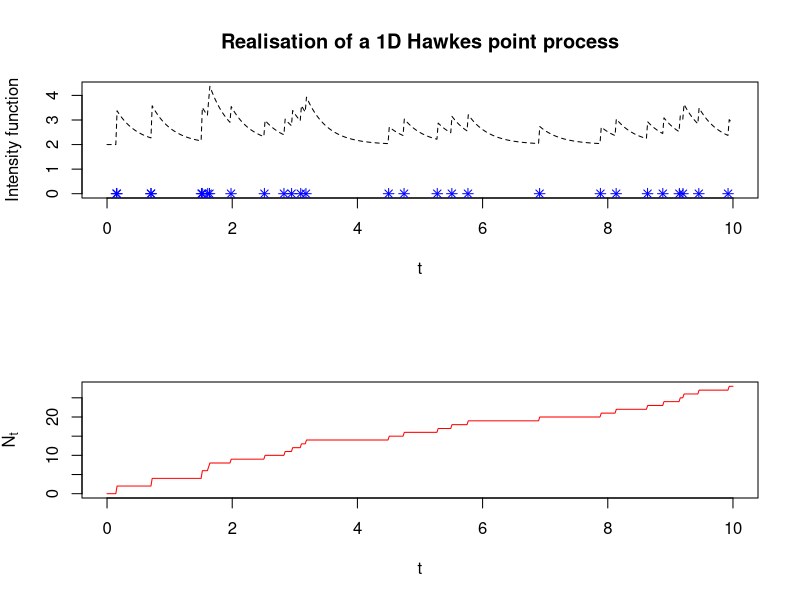
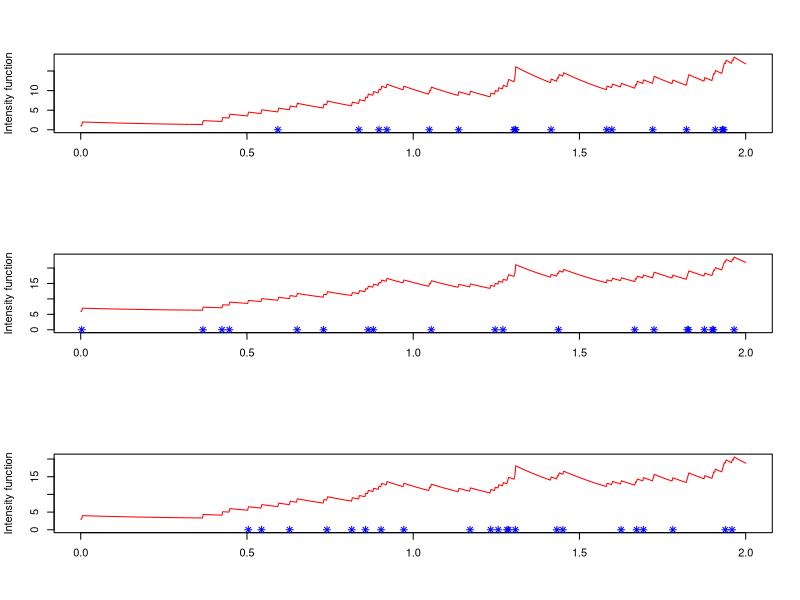

Source code (R) for these figures, in order:
###### 1D Hawkes process simulation 

T_tot = 10

exp_kernel_function = function(t, alpha = 1, beta = 1){ # Exponentially decreasing kernel
  return(alpha * exp(-beta*t) * (t>0))
}

base_rate = 2
alpha = 0.7
beta = 3

time_points = c()
s=0
while(s < T_tot){
  lambda = base_rate + sum(exp_kernel_function(s-time_points, alpha = alpha, beta = beta))
  u = runif(1)
  w = -log(u)/lambda # Exponentially distributed waiting time with rate lambda
  s = s+w
  test = runif(1)
  if (test*lambda < base_rate + sum(exp_kernel_function(s-time_points, alpha = alpha, beta = beta))){
    time_points = c(time_points, s)
  }
}

time_points = time_points[time_points <= T_tot]

t = seq(0, 10, length.out = 500)
lambda_t = c()
for (t_i in t){
  l = base_rate
  for (t_event in time_points){
    l = l + exp_kernel_function(t_i - t_event, alpha = alpha, beta = beta)
  }
  lambda_t = c(lambda_t, l)
}

N_t = matrix(0, ncol = length(t))
for (point in time_points){
  N_t = N_t + as.numeric(point < t)
}


par(mfrow = c(2,1))
plot(t, lambda_t, type = 'l', lty = 'dashed', ylim = c(0, max(lambda_t)), main = "Realisation of a 1D Hawkes point process", xlab = "t", ylab = "Intensity function")
points(time_points, rep(0, length(time_points)), col = 'blue', pch = 8)

plot(t, N_t, col = "red", type = 'l', xlab = "t", ylab = expression(N[t]))

###### 2D Hawkes process simulation 

kernel_function = function(t, alpha, beta){
  return(alpha * exp(-beta * t) * (t>0))
}

d = 3

T_tot = 2

base_rate = matrix(data = c(1,6,3), nrow = d)
alpha = matrix(data = 1, nrow = d, ncol = d)
beta = matrix(data = 3, nrow = d, ncol = d)

print(base_rate)
print(alpha)
print(beta)

time_points = vector("list", 2)
for (i in 1:d){
  time_points[[i]] = numeric(0)
}

s = 0

while (s<T_tot){
  lambda = rep(0, d)
  for (m in 1:d){
    lambda[m] = base_rate[m] 
    for (n in 1:d){
      lambda[m] = lambda[m] + sum(kernel_function(s-time_points[[n]], alpha = alpha[m,n], beta = beta[m,n])) #+ sum(alpha[m, n] * exp(-beta[m, n] * (s-time_points[[n]]))) 
    }
  }
  lambda0 = sum(lambda)
  # print(paste0("lambda =", lambda0))
  u = runif(1)
  w = -log(u)/lambda0
  s = s + w
  test = runif(1)
  lambda_test = rep(0, d)
  for (m in 1:d){
    lambda_test[m] = base_rate[m] 
    for (n in 1:d){
      lambda_test[m] = lambda_test[m] + sum(kernel_function(s-time_points[[n]], alpha = alpha[m,n], beta = beta[m,n])) #+ sum(alpha[m, n] * exp(-beta[m, n] * (s-time_points[[n]]))) 
    }
  }
  if (test * lambda0 <= sum(lambda_test)){
    k = 1
    while (test * lambda0 > sum(lambda_test[1:k])){
      k = k+1
    }
    time_points[[k]] = c(time_points[[k]], s)
  }
}

time_points = sapply(time_points, function(x) x[x<=T_tot])
N = 750
t = seq(0, T_tot, length.out = N)

lambda_t = matrix(NA, nrow = d, ncol = N)

for (i in 1:N){
  lambda = rep(0, d)
  for (m in 1:d){
    lambda[m] = base_rate[m] 
    for (n in 1:d){
      lambda[m] = lambda[m] + sum(kernel_function(t[i]-time_points[[n]], alpha = alpha[m,n], beta = beta[m,n])) #+ sum(alpha[m, n] * exp(-beta[m, n] * (s-time_points[[n]]))) 
    }
  }
  lambda_t[,i]= lambda
}

par(mfrow = c(d,1))

for (i in 1:d){
  plot(t, lambda_t[i,], type = 'l', col = 'red', ylim = c(0, max(lambda_t[i,])), xlab = "", ylab = "Intensity function")
  points(time_points[[i]], rep(0, length(time_points[[i]])), col = "blue", pch = 8)
}




